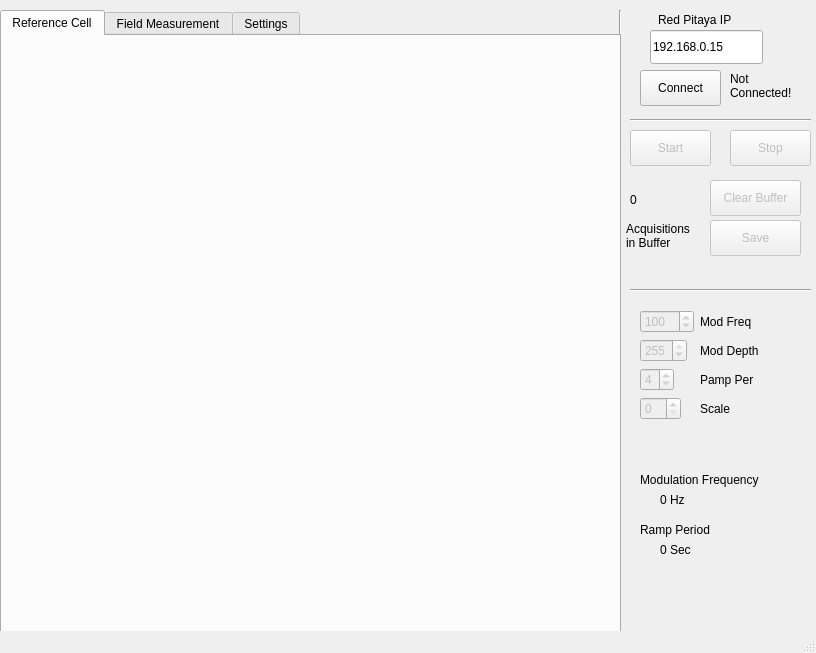
<?xml version="1.0" encoding="UTF-8"?>
<ui version="4.0">
 <class>MainWindow</class>
 <widget class="QMainWindow" name="MainWindow">
  <property name="geometry">
   <rect>
    <x>0</x>
    <y>0</y>
    <width>816</width>
    <height>653</height>
   </rect>
  </property>
  <property name="windowTitle">
   <string>MainWindow</string>
  </property>
  <widget class="QWidget" name="centralwidget">
   <widget class="QPushButton" name="button_connect">
    <property name="geometry">
     <rect>
      <x>640</x>
      <y>70</y>
      <width>81</width>
      <height>36</height>
     </rect>
    </property>
    <property name="text">
     <string>Connect</string>
    </property>
   </widget>
   <widget class="Line" name="line">
    <property name="geometry">
     <rect>
      <x>610</x>
      <y>10</y>
      <width>20</width>
      <height>571</height>
     </rect>
    </property>
    <property name="orientation">
     <enum>Qt::Vertical</enum>
    </property>
   </widget>
   <widget class="QLineEdit" name="text_rp_ip">
    <property name="geometry">
     <rect>
      <x>650</x>
      <y>30</y>
      <width>113</width>
      <height>34</height>
     </rect>
    </property>
    <property name="text">
     <string>192.168.0.15</string>
    </property>
   </widget>
   <widget class="QLabel" name="label">
    <property name="geometry">
     <rect>
      <x>658</x>
      <y>10</y>
      <width>90</width>
      <height>20</height>
     </rect>
    </property>
    <property name="text">
     <string>Red Pitaya IP</string>
    </property>
   </widget>
   <widget class="QLabel" name="label_connection_status">
    <property name="geometry">
     <rect>
      <x>730</x>
      <y>70</y>
      <width>81</width>
      <height>31</height>
     </rect>
    </property>
    <property name="font">
     <font>
      <kerning>true</kerning>
     </font>
    </property>
    <property name="text">
     <string>Not
Connected!</string>
    </property>
   </widget>
   <widget class="Line" name="line_2">
    <property name="geometry">
     <rect>
      <x>630</x>
      <y>110</y>
      <width>181</width>
      <height>20</height>
     </rect>
    </property>
    <property name="orientation">
     <enum>Qt::Horizontal</enum>
    </property>
   </widget>
   <widget class="QPushButton" name="button_start">
    <property name="enabled">
     <bool>false</bool>
    </property>
    <property name="geometry">
     <rect>
      <x>630</x>
      <y>130</y>
      <width>81</width>
      <height>36</height>
     </rect>
    </property>
    <property name="text">
     <string>Start</string>
    </property>
   </widget>
   <widget class="QPushButton" name="button_stop">
    <property name="enabled">
     <bool>false</bool>
    </property>
    <property name="geometry">
     <rect>
      <x>730</x>
      <y>130</y>
      <width>81</width>
      <height>36</height>
     </rect>
    </property>
    <property name="text">
     <string>Stop</string>
    </property>
   </widget>
   <widget class="QPushButton" name="button_clear">
    <property name="enabled">
     <bool>false</bool>
    </property>
    <property name="geometry">
     <rect>
      <x>710</x>
      <y>180</y>
      <width>91</width>
      <height>36</height>
     </rect>
    </property>
    <property name="text">
     <string>Clear Buffer</string>
    </property>
   </widget>
   <widget class="QPushButton" name="button_save">
    <property name="enabled">
     <bool>false</bool>
    </property>
    <property name="geometry">
     <rect>
      <x>710</x>
      <y>220</y>
      <width>91</width>
      <height>36</height>
     </rect>
    </property>
    <property name="text">
     <string>Save</string>
    </property>
   </widget>
   <widget class="QLabel" name="label_2">
    <property name="geometry">
     <rect>
      <x>626</x>
      <y>215</y>
      <width>81</width>
      <height>41</height>
     </rect>
    </property>
    <property name="text">
     <string>Acquisitions
in Buffer</string>
    </property>
   </widget>
   <widget class="QLabel" name="label_buffer_count">
    <property name="geometry">
     <rect>
      <x>630</x>
      <y>180</y>
      <width>41</width>
      <height>40</height>
     </rect>
    </property>
    <property name="text">
     <string>0</string>
    </property>
   </widget>
   <widget class="QWidget" name="formLayoutWidget">
    <property name="geometry">
     <rect>
      <x>640</x>
      <y>310</y>
      <width>152</width>
      <height>156</height>
     </rect>
    </property>
    <layout class="QFormLayout" name="formLayout">
     <item row="0" column="0">
      <widget class="QSpinBox" name="box_freq">
       <property name="enabled">
        <bool>false</bool>
       </property>
       <property name="minimum">
        <number>1</number>
       </property>
       <property name="maximum">
        <number>1024</number>
       </property>
       <property name="value">
        <number>100</number>
       </property>
       <property name="displayIntegerBase">
        <number>10</number>
       </property>
      </widget>
     </item>
     <item row="0" column="1">
      <widget class="QLabel" name="label_3">
       <property name="text">
        <string>Mod Freq</string>
       </property>
      </widget>
     </item>
     <item row="2" column="0">
      <widget class="QSpinBox" name="box_ramp">
       <property name="enabled">
        <bool>false</bool>
       </property>
       <property name="minimum">
        <number>0</number>
       </property>
       <property name="maximum">
        <number>8</number>
       </property>
       <property name="value">
        <number>4</number>
       </property>
       <property name="displayIntegerBase">
        <number>10</number>
       </property>
      </widget>
     </item>
     <item row="2" column="1">
      <widget class="QLabel" name="label_4">
       <property name="text">
        <string>Pamp Per</string>
       </property>
      </widget>
     </item>
     <item row="3" column="1">
      <widget class="QLabel" name="label_5">
       <property name="text">
        <string>Scale</string>
       </property>
      </widget>
     </item>
     <item row="3" column="0">
      <widget class="QSpinBox" name="box_scale">
       <property name="enabled">
        <bool>false</bool>
       </property>
       <property name="minimum">
        <number>0</number>
       </property>
       <property name="maximum">
        <number>14</number>
       </property>
       <property name="value">
        <number>0</number>
       </property>
       <property name="displayIntegerBase">
        <number>10</number>
       </property>
      </widget>
     </item>
     <item row="1" column="0">
      <widget class="QSpinBox" name="box_depth">
       <property name="enabled">
        <bool>false</bool>
       </property>
       <property name="maximum">
        <number>255</number>
       </property>
       <property name="value">
        <number>255</number>
       </property>
      </widget>
     </item>
     <item row="1" column="1">
      <widget class="QLabel" name="label_6">
       <property name="text">
        <string>Mod Depth</string>
       </property>
      </widget>
     </item>
    </layout>
   </widget>
   <widget class="QTabWidget" name="tabWidget">
    <property name="geometry">
     <rect>
      <x>0</x>
      <y>10</y>
      <width>621</width>
      <height>641</height>
     </rect>
    </property>
    <property name="currentIndex">
     <number>0</number>
    </property>
    <widget class="QWidget" name="tab">
     <attribute name="title">
      <string>Reference Cell</string>
     </attribute>
     <widget class="GraphicsLayoutWidget" name="plotwidget_r" native="true">
      <property name="geometry">
       <rect>
        <x>0</x>
        <y>0</y>
        <width>611</width>
        <height>611</height>
       </rect>
      </property>
     </widget>
    </widget>
    <widget class="QWidget" name="tab_2">
     <attribute name="title">
      <string>Field Measurement</string>
     </attribute>
     <widget class="GraphicsLayoutWidget" name="plotwidget_m" native="true">
      <property name="geometry">
       <rect>
        <x>0</x>
        <y>0</y>
        <width>611</width>
        <height>611</height>
       </rect>
      </property>
     </widget>
    </widget>
    <widget class="QWidget" name="tab_3">
     <attribute name="title">
      <string>Settings</string>
     </attribute>
     <widget class="QLineEdit" name="lineEdit">
      <property name="geometry">
       <rect>
        <x>180</x>
        <y>24</y>
        <width>221</width>
        <height>34</height>
       </rect>
      </property>
      <property name="text">
       <string>wms_data%d.pkl</string>
      </property>
     </widget>
     <widget class="QLabel" name="label_9">
      <property name="geometry">
       <rect>
        <x>20</x>
        <y>30</y>
        <width>161</width>
        <height>20</height>
       </rect>
      </property>
      <property name="text">
       <string>Base File Name</string>
      </property>
     </widget>
    </widget>
   </widget>
   <widget class="Line" name="line_3">
    <property name="geometry">
     <rect>
      <x>630</x>
      <y>280</y>
      <width>181</width>
      <height>20</height>
     </rect>
    </property>
    <property name="orientation">
     <enum>Qt::Horizontal</enum>
    </property>
   </widget>
   <widget class="QLabel" name="label_7">
    <property name="geometry">
     <rect>
      <x>640</x>
      <y>470</y>
      <width>151</width>
      <height>20</height>
     </rect>
    </property>
    <property name="text">
     <string>Modulation Frequency</string>
    </property>
   </widget>
   <widget class="QLabel" name="label_freq">
    <property name="geometry">
     <rect>
      <x>660</x>
      <y>490</y>
      <width>81</width>
      <height>20</height>
     </rect>
    </property>
    <property name="text">
     <string>0 Hz</string>
    </property>
   </widget>
   <widget class="QLabel" name="label_8">
    <property name="geometry">
     <rect>
      <x>640</x>
      <y>520</y>
      <width>151</width>
      <height>20</height>
     </rect>
    </property>
    <property name="text">
     <string>Ramp Period</string>
    </property>
   </widget>
   <widget class="QLabel" name="label_ramp">
    <property name="geometry">
     <rect>
      <x>660</x>
      <y>540</y>
      <width>81</width>
      <height>20</height>
     </rect>
    </property>
    <property name="text">
     <string>0 Sec</string>
    </property>
   </widget>
  </widget>
  <widget class="QStatusBar" name="statusbar"/>
 </widget>
 <customwidgets>
  <customwidget>
   <class>GraphicsLayoutWidget</class>
   <extends>QWidget</extends>
   <header>pyqtgraph</header>
   <container>1</container>
  </customwidget>
 </customwidgets>
 <resources/>
 <connections/>
</ui>
